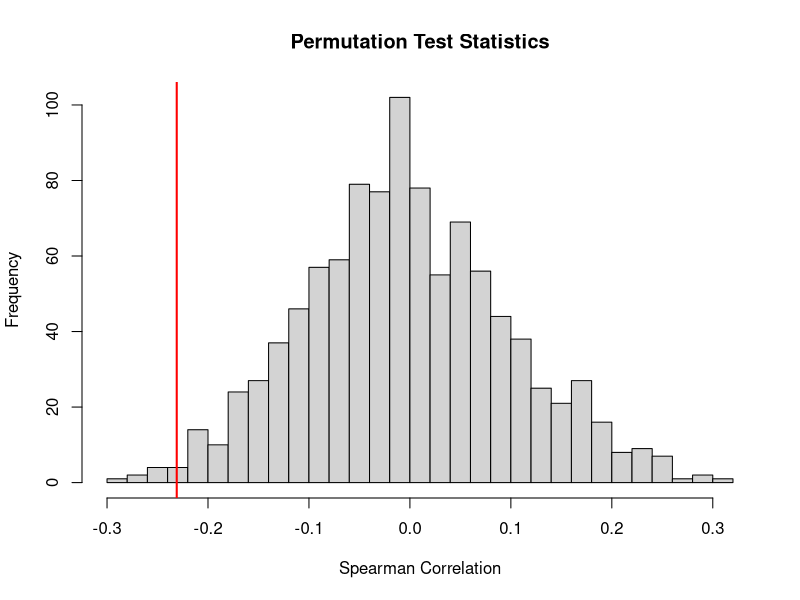
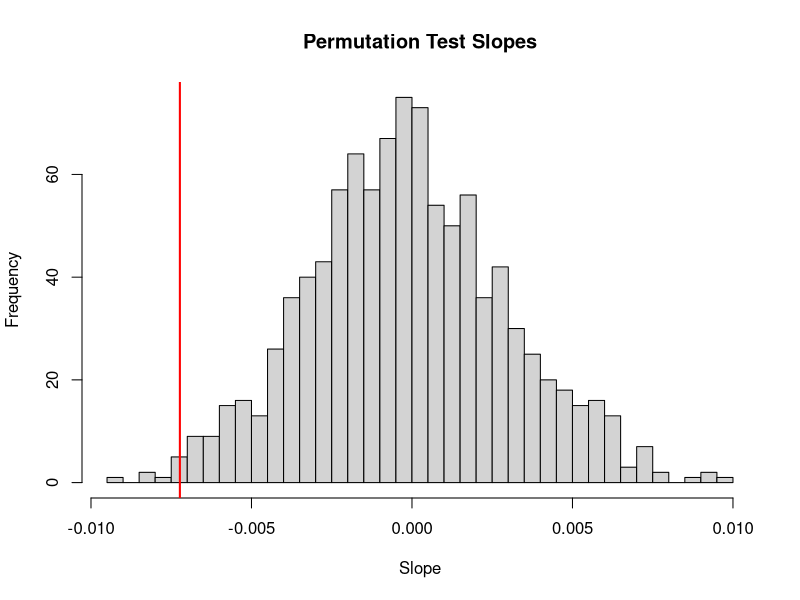

These figures' R source, in order:
## ---- chunk 1
knitr::opts_chunk$set(echo=T,eval=T,message=F,warning=F,fig.align='center')
library(tidyverse)
## ---- chunk 2
flips1 = "HTHTHTHTHTHTHTHTHTHTHTHTHTHTHTHTHTHTHTHTHTHTHTHTHTHTHTHTHTHTHTHTHTHTHTHTHTHTHTHTHTHTHTHTHTHTHTHTHTHTHTHTHTHTHTHTHTHTHTHTHTHTHTHTHTHTHTHTHTHTHTHTHTHTHTHTHTHTHTHTHTHTHTHTHTHTHTHTHTHTHTHTHTHTHTHTHTHTHTHT"

flips2 = "HHHTHTTTHHTHHTHHHTTTTHTHTHHTTHTHHHTHHTHTTTHTHHHTHTTTHTHTHHTHTHTTHTHHTHTHTTTHTHHHTHTHTTHTHTHHTHTHTHHHTHTTTHTHHTHTHTHHTTTHTHHTHHTTTTHTHTHHHTHTTHTHHTHTHTTHTHHTHTHHHTHHHTHTTTHTTHTTTHTHHHTHTHTTHTHHTHHTHTTT"

flips3 = "HHTHTHTTTHTHHHTHHTTTHTHHTHTTTHTHTHHTHTHTTHTHHHHHHTTTHTHTHHTHTTTHTHHTHTHTTTHTHHHTTHTTTHTHTHHHHTHTTHHTTTTTHTHHHTHTHTTTTTHHHTHHTHHTHHHTTTTHTHTHHHTHHTTTTTHTHHHTHTHTHTTTHTHHHTHTHTHTTHTHHTHTHTHTTTTHTHHHTHTH"

flips4 = "HTHHHHHHHTHTTHHTTHHHTHTHTTTHHTHHHTHHTTHTTTTTTTTTHTHHTTTTTHTHTHTHHTTHTTHTTTTTHHHTHTTTHTHTHHHTHTTTTHTHTHHTTHTHTTHHTHTHHHHTHTTHHTTHTTHTTHTHHHHHHTTTTTTHHHTTHTHHHHTTTHTTHHHTTHTHHTTTHHTHHTTTHTHHTHHHTHHTTHHH"

flips5 = "HHHHHHHHHHTTTTTTTTTTHHHHHHHHHHTTTTTTTTTTHHHHHHHHHHTTTTTTTTTTHHHHHHHHHHTTTTTTTTTTHHHHHHHHHHTTTTTTTTTTHHHHHHHHHHTTTTTTTTTTHHHHHHHHHHTTTTTTTTTTHHHHHHHHHHTTTTTTTTTTHHHHHHHHHHTTTTTTTTTTHHHHHHHHHHTTTTTTTTTT"

flips6 = "TTHTTTHTTTTTTTHTHTHTHTTHTTHTHHTHHTTTHHTHTTTHTHHTHHHTHTTHHTHHTTHTHTTTTHTHTTTHHTTTTTTTTHTHHTTHTTTTTTHTHTHTHTTTHTTHHTTHTTTHHTTTHTTHTTTTHTTTTHHTTTHTHTHHHTTTTTTHTHHTTTTTTTTTTTTHHHTTTHHHTTTHTTTHTHTTHTTTTTHT"

# you can use the function below to split the above sequences in vectors of flips
split = function(str) strsplit(str, split="")[[1]]
split(flips1)
## ---- chunk 3
X <- read.csv("uniform_sample.csv")$x
## ---- chunk 4

# Load necessary libraries
library(dplyr)

# Read the data from the CSV file
blurtle <- read.csv("blurtle.csv")
blurtle
blurtle$tries
mean(blurtle$tries)
var(blurtle$tries)

# Compute observed test statistic
observed_stat <- cor(blurtle$day, blurtle$tries, method = "spearman")

# Permutation test function
perm_test <- function(data, n_perm = 1000) {
  perm_stats <- numeric(n_perm)
  
  for (i in 1:n_perm) {
    perm_data <- data
    perm_data$tries <- sample(perm_data$tries)
    perm_stats[i] <- cor(perm_data$day, perm_data$tries, method = "spearman")
  }
  
  return(perm_stats)
}

set.seed(123)
perm_stats <- perm_test(blurtle)

# Calculate p-value
p_value <- (sum(abs(perm_stats) >= abs(observed_stat)) + 1) / (length(perm_stats) + 1)

# Plot distribution of permutation test statistics
hist(perm_stats, main = "Permutation Test Statistics", xlab = "Spearman Correlation", breaks = 30)
abline(v = observed_stat, col = "red", lwd = 2)

# Print results
print(paste("Observed test statistic: ", observed_stat))
print(paste("P-value: ", p_value))



## ---- chunk 5

# Load necessary library
library(dplyr)

# Read the data from the CSV file
blurtle <- read.csv("blurtle.csv")

# Compute the linear regression slope
model <- lm(tries ~ day, data = blurtle)
slope <- coef(model)[2]

# Permutation test function for the slope
perm_test_slope <- function(data, n_perm = 1000) {
  perm_slopes <- numeric(n_perm)
  
  for (i in 1:n_perm) {
    perm_data <- data
    perm_data$tries <- sample(perm_data$tries)
    perm_model <- lm(tries ~ day, data = perm_data)
    perm_slopes[i] <- coef(perm_model)[2]
  }
  
  return(perm_slopes)
}

set.seed(123)
perm_slopes <- perm_test_slope(blurtle)

# Calculate p-value
p_value_slope <- (sum(abs(perm_slopes) >= abs(slope)) + 1) / (length(perm_slopes) + 1)

# Plot distribution of permutation test slopes
hist(perm_slopes, main = "Permutation Test Slopes", xlab = "Slope", breaks = 30)
abline(v = slope, col = "red", lwd = 2)

# Print results
print(paste("Observed slope: ", slope))
print(paste("P-value: ", p_value_slope))


## ---- chunk 6
# Load necessary library
library(tseries)

# Read the data from the CSV file
blurtle <- read.csv("blurtle.csv")

# Calculate changes from the previous day (1 for improvement, 0 for no improvement or worsening)
improvement <- ifelse(diff(blurtle$tries) < 0, 1, 0)
improvement

# Perform the runs test
runs_test_result <- runs.test(as.factor(improvement))

# Print results
print(runs_test_result)
